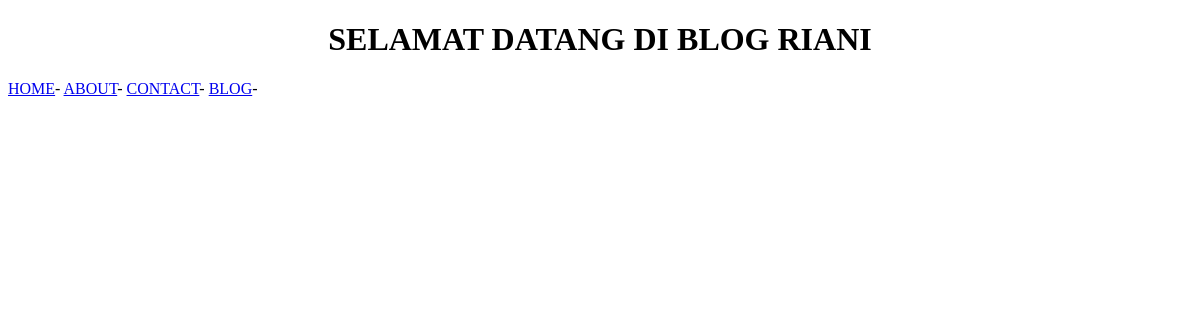
/blog/, run on an earlier commit of the app's database.
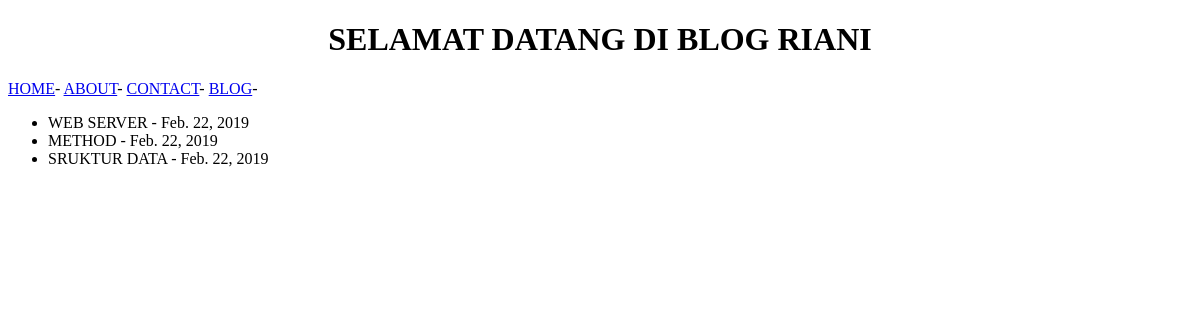
And on a later commit of the database.
### blog/models.py (models this page shows, shortened)
class Artikel(models.Model):
  judul = models.CharField(max_length=50)
  tanggal = models.DateField()
  penulis = models.CharField(max_length=20)
  konten = models.TextField()

### blog/views.py (the view)
# urls.py: url(r'^blog/', blog),
def blog(request):
    blogs = Artikel.objects.all()
    return render(request, 'blog.html', {'blogs':blogs})

### templates/blog.html (shortened to what this page needs)
<!DOCTYPE html>
<html lang="en">
<head>
</head>
<body>
    <h1><center>SELAMAT DATANG DI BLOG RIANI</center></h1>
    {% include "menu.html" %}
    <ul>
    {% for blog in blogs %}
       <li>{{ blog.judul }} - {{ blog.tanggal}}</li>
    {% endfor %}
</body>
</html>

### templates/menu.html
<a href="/">HOME</a>-
<a href="/about">ABOUT</a>-
<a href="/kontak">CONTACT</a>-
<a href="/blog">BLOG</a>-

What changed in the data, as far as the page shows it:
added Artikel: judul "WEB SERVER", tanggal "Feb. 22, 2019"
added Artikel: judul "METHOD", tanggal "Feb. 22, 2019"
added Artikel: judul "SRUKTUR DATA", tanggal "Feb. 22, 2019"
